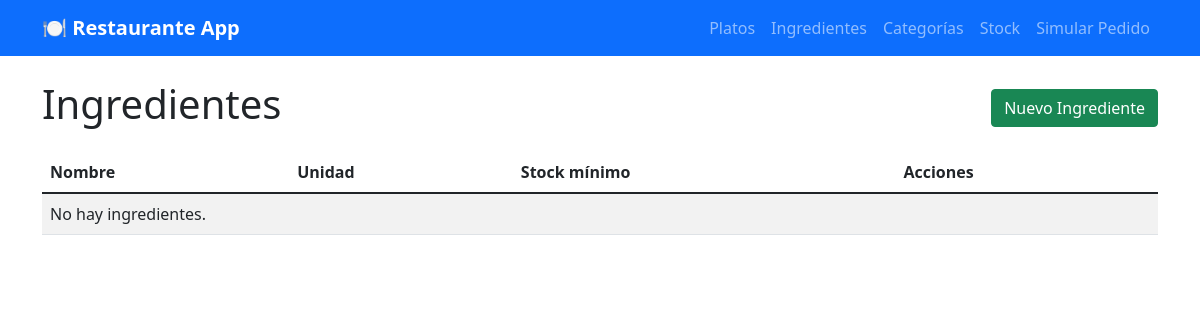
The page /ingredientes/ on the database as committed earlier.
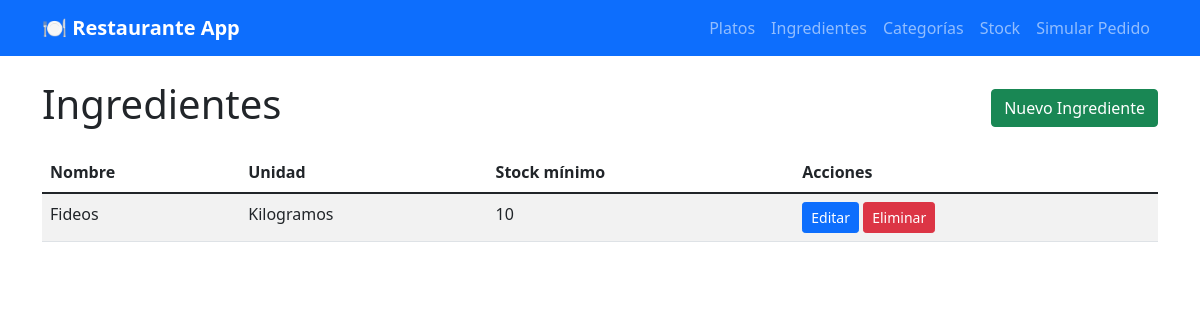
The same page on the database as committed later.
### mainApp/models.py (models this page shows, shortened)
class Ingrediente(models.Model):
    UNIDADES = [
        ('gr', 'Gramos'),
        ('kg', 'Kilogramos'),
        ('un', 'Unidades'),
        ('lt', 'Litros'),
    ]
    nombre = models.CharField(max_length=100)
    unidad_medida = models.CharField(max_length=2, choices=UNIDADES)
    stock_minimo = models.IntegerField(default=0)

### mainApp/views.py (the view)
def ingrediente_list(request):
    ingredientes = Ingrediente.objects.all()
    return render(request, 'mainApp/ingrediente_list.html', {'ingredientes': ingredientes})

### mainApp/templates/mainApp/ingrediente_list.html
{% extends 'base.html' %}
{% block content %}
<div class="d-flex justify-content-between align-items-center mb-3">
    <h1>Ingredientes</h1>
    <a class="btn btn-success" href="{% url 'ingrediente_create' %}">Nuevo Ingrediente</a>
</div>
<table class="table table-striped">
    <thead>
        <tr>
            <th>Nombre</th>
            <th>Unidad</th>
            <th>Stock mínimo</th>
            <th>Acciones</th>
        </tr>
    </thead>
    <tbody>
        {% for i in ingredientes %}
        <tr>
            <td>{{ i.nombre }}</td>
            <td>{{ i.get_unidad_medida_display }}</td>
            <td>{{ i.stock_minimo }}</td>
            <td class="table-actions">
                <a class="btn btn-primary btn-sm" href="{% url 'ingrediente_update' i.pk %}">Editar</a>
                <a class="btn btn-danger btn-sm" href="{% url 'ingrediente_delete' i.pk %}">Eliminar</a>
            </td>
        </tr>
        {% empty %}
        <tr><td colspan="4">No hay ingredientes.</td></tr>
        {% endfor %}
    </tbody>
</table>
{% endblock %}

### base.html (shortened to what this page needs)
<!DOCTYPE html>
<html lang="es">
<head>
    <link href="https://cdn.jsdelivr.net/npm/bootstrap@5.1.3/dist/css/bootstrap.min.css" rel="stylesheet">
</head>
<body>
    <nav class="navbar navbar-expand-lg navbar-dark bg-primary">
        <div class="container">
            <a class="navbar-brand" href="{% url 'plato_list' %}">🍽️ Restaurante App</a>
            <div class="navbar-nav">
                <a class="nav-link" href="{% url 'plato_list' %}">Platos</a>
                <a class="nav-link" href="{% url 'ingrediente_list' %}">Ingredientes</a>
                <a class="nav-link" href="{% url 'categoria_list' %}">Categorías</a>
                <a class="nav-link" href="{% url 'stock_list' %}">Stock</a>
                <a class="nav-link" href="{% url 'simular_pedido' %}">Simular Pedido</a>
            </div>
        </div>
    </nav>
    <div class="container mt-4">
        {% block content %}
        {% endblock %}
    </div>
</body>
</html>

### base.html (style rules this page uses)
.navbar-brand { font-weight: bold; }
.table-actions { white-space: nowrap; }

Rows that differ between the two databases and show on the page:
added Ingrediente: nombre "Fideos", unidad_medida "Kilogramos", stock_minimo "10"
Other text that changed with them:
text no longer shown: "No hay ingredientes."
